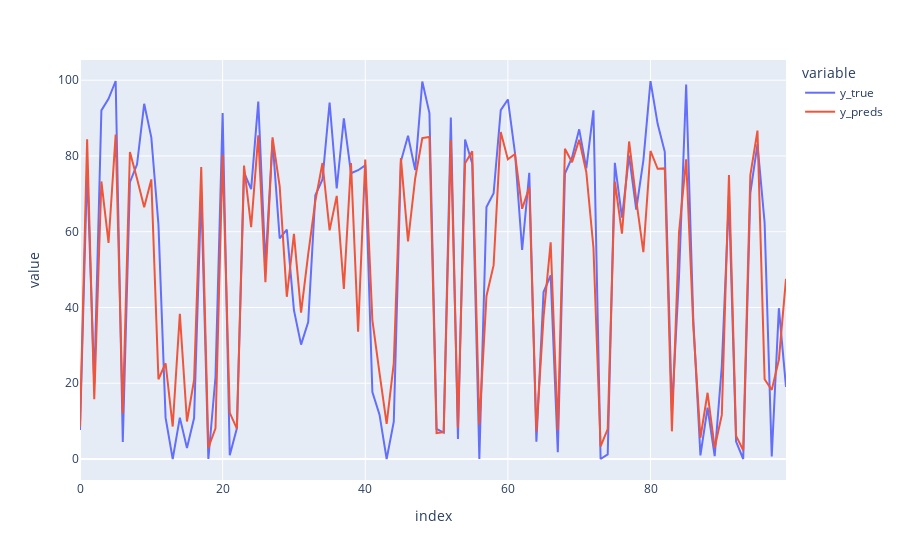

Notebook cell for this chart:
### Code cell
import plotly.express as px

df = pd.DataFrame({"y_true": y_true, "y_preds": y_preds}).head(100)
fig = px.line(df, y=["y_true", "y_preds"], title='')
fig.show()
